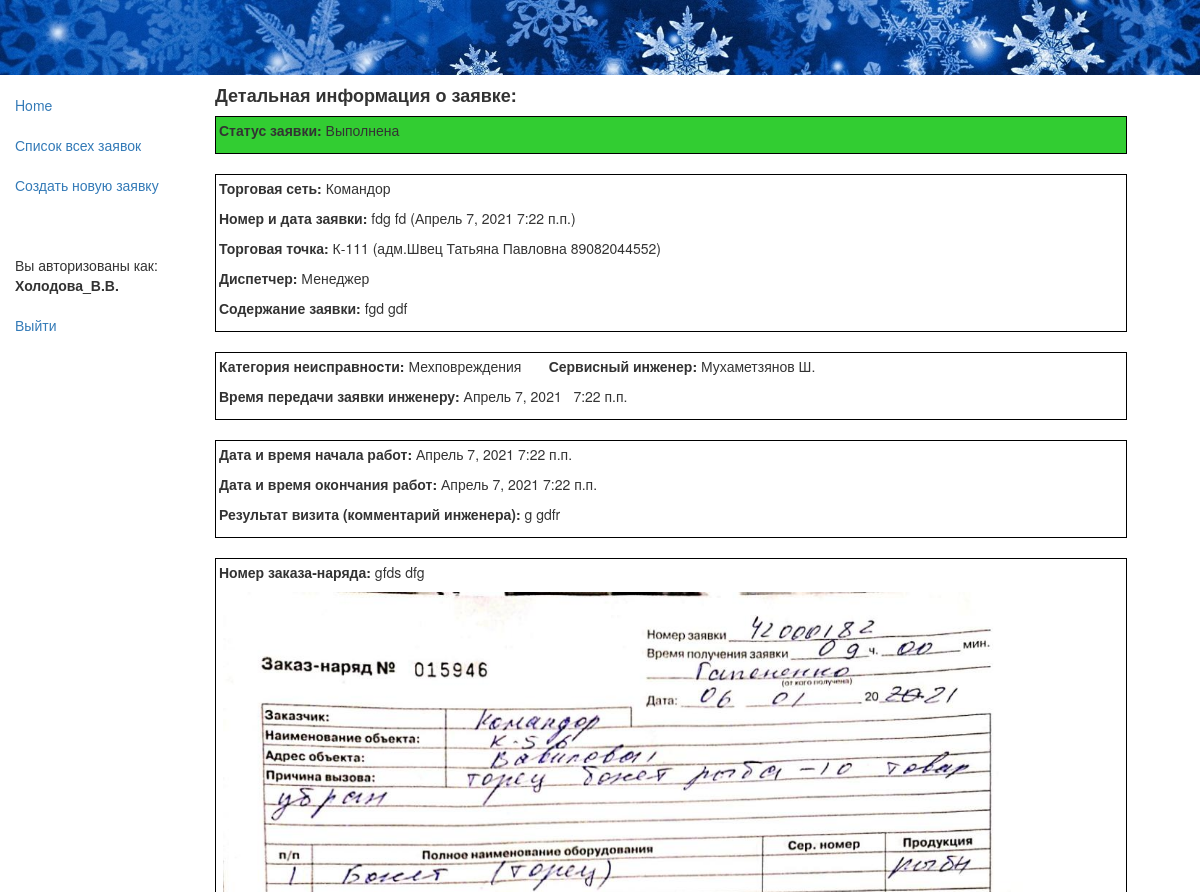
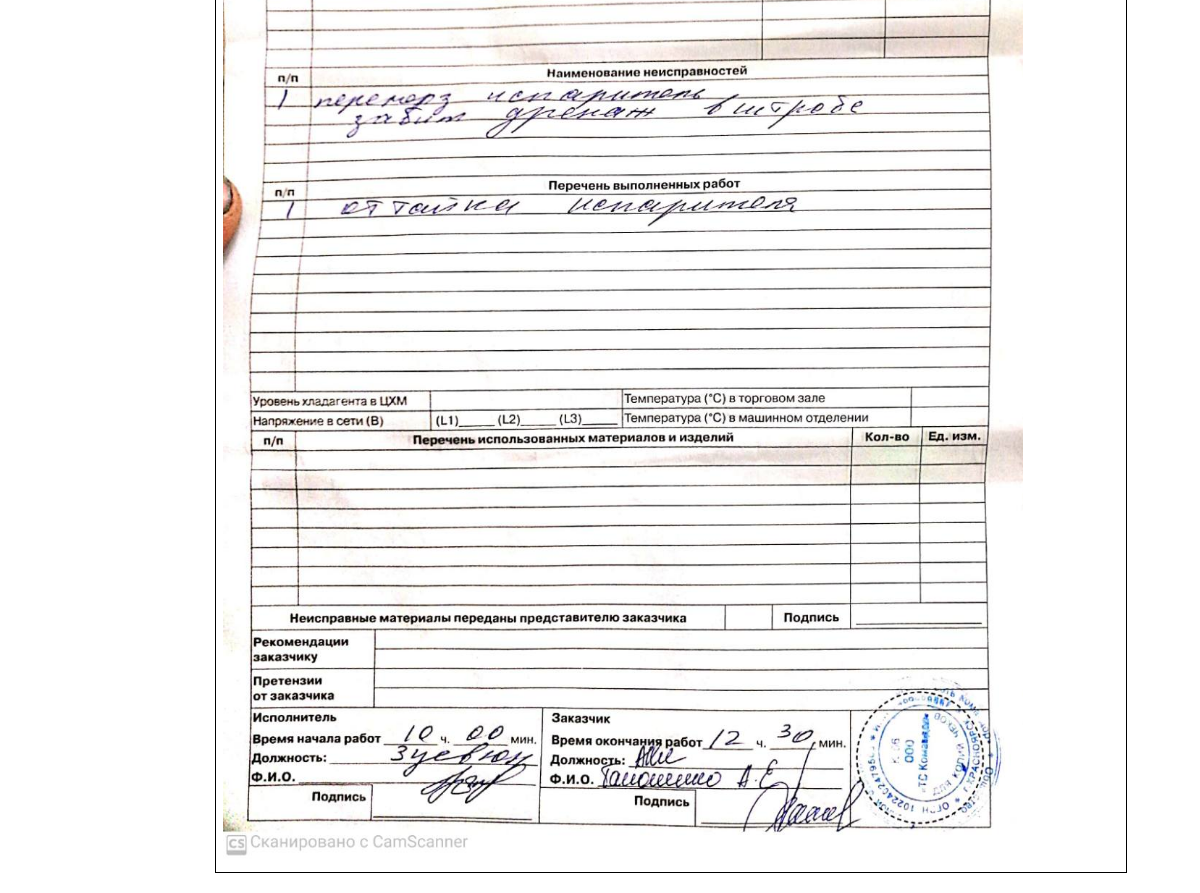
Page /app/rec/124 (signed in) on the committed database (2 pictures, top to bottom).
### app/models.py (models this page shows, shortened)
class Rec(models.Model):
    status = models.ForeignKey(Status, null=True, on_delete=models.SET_NULL, default=4, verbose_name="Статус заявки")
    retail = models.ForeignKey(Retail, null=True, on_delete=models.SET_NULL, verbose_name="Торговая сеть")
    rec_date = models.DateField(auto_now_add=True, verbose_name="Дата создания заявки")
    rec_time = models.TimeField(auto_now_add=True, verbose_name="Время создания заявки")
    user = models.ForeignKey(User, null=True, on_delete=models.SET_NULL, verbose_name="Диспетчер")
    customer = models.CharField(max_length=100, verbose_name="ФИО инициатора заявки")
    rec_num = models.CharField(verbose_name='Номер заявки', max_length=8)
    store = models.ForeignKey(Store, null=True, on_delete=models.SET_NULL, verbose_name="Торговая точка, адрес")
    description = models.TextField(max_length=1000, verbose_name="Содержание заявки")
    trouble = models.ForeignKey(Trouble, null=True, on_delete=models.SET_NULL, verbose_name="Категория неисправности")
    tech = models.ForeignKey(Tech, null=True, on_delete=models.SET_NULL, verbose_name="Сервисный инженер")
    sign_day = models.DateField(null=True, verbose_name="Дата передачи заявки инженеру")
    sign_time = models.TimeField(null=True, verbose_name="Время передачи заявки инженеру")
    zip_comment = models.TextField(max_length=1000, null=True, verbose_name="Комментарий ЗИП")
    visit_day_begin = models.DateField(null=True, verbose_name="Дата начала работ")
    visit_time_begin = models.TimeField(null=True, verbose_name="Время начала работ")
    visit_day_end = models.DateField(null=True, verbose_name="Дата окончания работ")
    visit_time_end = models.TimeField(null=True, verbose_name="Время окончания работ")
    result = models.TextField(null=True, max_length=1000, verbose_name="Результат выезда")
    form = models.CharField(null=True, max_length=10, verbose_name="Номер заказа-наряда")
    jpg = models.ImageField(upload_to='images', null=True, verbose_name="Скан-копия заказа-наряда")
    class Meta:
        verbose_name = 'Заявка'
        verbose_name_plural = 'Заявки'
        ordering = ['-rec_time'] # отображение заявок в rec-list.html в обратном порядке по времени
        permissions = (("can_create_update", "Может rec_create и rec_update"),
                       ("can_list_detail", "Может rec_list и rec_detail"),
                       )

class Status(models.Model):
    name = models.CharField(max_length=32, help_text="Состояние заявки")
    class Meta:
        verbose_name = 'Статус'
        verbose_name_plural = 'Статусы'
    def __str__(self):
        return self.name

class Retail(models.Model):
    name = models.CharField(max_length=64, help_text="Торговая сеть")
    class Meta:
        verbose_name = 'Торговая сеть'
        verbose_name_plural = 'Торговые сети'
    def __str__(self):
        return self.name

class Store(models.Model):
    name = models.CharField(max_length=96, help_text="Торговая точка, адрес")
    retail = models.ForeignKey(Retail, null=True, on_delete=models.SET_NULL, verbose_name="Торговая сеть")
    class Meta:
        verbose_name = 'Магазин'
        verbose_name_plural = 'Магазины'
    def __str__(self):
        return self.name

class Trouble(models.Model):
    name = models.CharField(max_length=32, help_text="Категория неисправности")
    class Meta:
        verbose_name = 'Неисправность'
        verbose_name_plural = 'Неисправности'
    def __str__(self):
        return self.name

class Tech(models.Model):
    name = models.CharField(max_length=64, help_text="Сервисный инженер")
    class Meta:
        verbose_name = 'Инженер'
        verbose_name_plural = 'Инженеры'
    def __str__(self):
        return self.name

### app/views.py (the view)
# urls.py: url(r'^rec/(?P<pk>\d+)$', views.RecDetailView.as_view(), name='rec_detail'),
class RecDetailView(PermissionRequiredMixin, generic.DetailView):
    model = Rec
    permission_required = 'app.can_list_detail'
    extra_context = {'gray': gray, 'blue': blue, 'yellow': yellow, 'green': green, 'red': red}

### app/templates/app/rec_detail.html (shortened to what this page needs)
{% extends "base_generic.html" %}
{% block content %}
{% if not request.user.is_staff and request.user.username != rec.retail|stringformat:"s" %}
<li><a href="{% url 'index' %}">Нет прав для просмотра этой записи</a></li> <br>
{% else %}
  <h4><strong>Детальная информация о заявке:</strong></h4>
                {% if rec.status == gray %}
     <div style="border: 1px solid black; background-color: #A9A9A9; padding: 3px; width:94%;">
                <p> <strong>Статус заявки:</strong>&nbsp;{{ rec.status }}&nbsp;</p></div>
                {% elif rec.status == blue %}
     <div style="border: 1px solid black; background-color: #00BFFF; padding: 3px; width:94%;">
                <p> <strong>Статус заявки:</strong>&nbsp;{{ rec.status }}&nbsp;</p></div>
                {% elif rec.status == red %}
     <div style="border: 1px solid black; background-color: #FF7F50; padding: 3px; width:94%;">
                <p> <strong>Статус заявки:</strong>&nbsp;{{ rec.status }}&nbsp;</p></div>
                {% elif rec.status == yellow %}
     <div style="border: 1px solid black; background-color: #FFD700; padding: 3px; width:94%;">
                <p> <strong>Статус заявки:</strong>&nbsp;{{ rec.status }}&nbsp;</p></div>
                {% elif rec.status == green %}
     <div style="border: 1px solid black; background-color: #32CD32; padding: 3px; width:94%;">
                <p> <strong>Статус заявки:</strong>&nbsp;{{ rec.status }}&nbsp;</p></div>
                {% endif %}
 <br>
  <div style="border: 1px solid black; background-color: white; padding: 3px; width:94%;">
      <p><strong>Торговая сеть:</strong>&nbsp;{{ rec.retail }} </p>
      <p><strong>Номер и дата заявки:</strong>&nbsp;{{ rec.rec_num }} ({{ rec.rec_date }} {{ rec.rec_time }})</p>
      <p><strong>Торговая точка:</strong>&nbsp;{{ rec.store }} ({{ rec.customer }}) </p>
      <p><strong>Диспетчер:</strong>&nbsp;{{ rec.user }}</p>
      <p><strong>Содержание заявки:</strong>&nbsp;{{ rec.description }}</p></div><br>
{% if rec.sign_day and rec.sign_time %}
  <div style="border: 1px solid black; background-color: white; padding: 3px; width:94%;">
  <p><strong>Категория неисправноcти:</strong>&nbsp;{{ rec.trouble }}  &nbsp; &nbsp; &nbsp;
    <strong>Сервисный инженер:</strong>&nbsp;{{ rec.tech }}</p>
  <p><strong>Время передачи заявки инженеру:</strong>&nbsp;{{ rec.sign_day }}&nbsp; &nbsp;{{ rec.sign_time }}</p></div><br>
{% endif %}
{% if rec.visit_day_begin and rec.visit_time_begin and rec.visit_day_end and rec.visit_time_end and rec.sign_day and rec.sign_time %}
<div style="border: 1px solid black; background-color: white; padding: 3px; width:94%;">
    <p><strong>Дата и время начала работ:</strong>&nbsp;{{ rec.visit_day_begin }}&nbsp{{ rec.visit_time_begin }}</p>
    <p><strong>Дата и время окончания работ:</strong>&nbsp;{{ rec.visit_day_end }}&nbsp{{ rec.visit_time_end }}</p>
    <p><strong>Результат визита (комментарий инженера):</strong>&nbsp;{{ rec.result }}</p></div><br>
{% endif %}
{% if rec.visit_day_begin and rec.visit_time_begin and rec.visit_day_end and rec.visit_time_end and rec.sign_day and rec.sign_time and rec.jpg %}
<div style="border: 1px solid black; background-color: white; padding: 3px; width:94%;">
      <p><strong>Номер заказа-наряда:</strong>&nbsp;{{ rec.form }}</p>
      <p>&nbsp;<img src="{{rec.jpg.url}}" alt="connect" style="max-width:800px"></p></div><br>
{% endif %}
{% endif %}
{% endblock %}

### app/templates/base_generic.html (shortened to what this page needs)
<!DOCTYPE html>
<html lang="en">
<head>
  <link rel="stylesheet" href="https://maxcdn.bootstrapcdn.com/bootstrap/3.3.7/css/bootstrap.min.css">
  {% load static %}
  <link rel="stylesheet" href="{% static 'css/styles.css' %}">
  <img src="{% static 'images/snow.jpg' %}" alt="Snow" style="width:100%;"/>
</head>
<body>
  <div class="container-fluid">
    <div class="row">
      <div class="col-sm-2">
      {% block sidebar %}
      <ul class="sidebar-nav">
          <li><a href="{% url 'index' %}">Home</a></li> <br>
          {% if perms.app.can_list_detail %}
          <li><a href="{% url 'recs' %}">Список всех заявок</a></li>
          {% endif %}
          <br>
          {% if perms.app.can_create_update %}
          <li><a href="{% url 'rec_create' %}">Создать новую заявку</a></li>
          {% endif %}
          <br><br><br>
        {% if user.is_authenticated %}
            <li>Вы авторизованы как: </li><li><strong>{{ user.get_username }}</strong></li><br>
            <li><a href="{% url 'logout'%}?next={% url 'index' %}">Выйти</a></li>
        {% else %}
            <li><strong>Вы не авторизованы.</strong></li> <br>
            <li>Чтобы это исправить, </li>
            <li><a href="{% url 'login'%}?next={% url 'index' %}">нажмите здесь.</a></li>
        {% endif %}
      </ul>
     {% endblock %}
      </div>
      <div class="col-sm-10 ">
      {% block content %}{% endblock %}
      </div>
    </div>
  </div>
</body>
</html>

### app/static/css/styles.css (style rules this page uses)
.sidebar-nav { margin-top: 20px; padding: 0; list-style: none; }

### rows in the picture
Rec: status "Выполнена", retail "Командор", rec_num "fdg fd", rec_date "Апрель 7, 2021", rec_time "7:22 п.п.", store "К-111", customer "адм.Швец Татьяна Павловна 89082044552", user "Менеджер", description "fgd gdf", trouble "Мехповреждения", tech "Мухаметзянов Ш.", sign_day "Апрель 7, 2021", sign_time "7:22 п.п.", visit_day_begin "Апрель 7, 2021", visit_time_begin "7:22 п.п.", visit_day_end "Апрель 7, 2021", visit_time_end "7:22 п.п.", result "g gdfr", form "gfds dfg", jpg (picture)

### other values in the picture
{{ user.get_username }} "Холодова_В.В."
